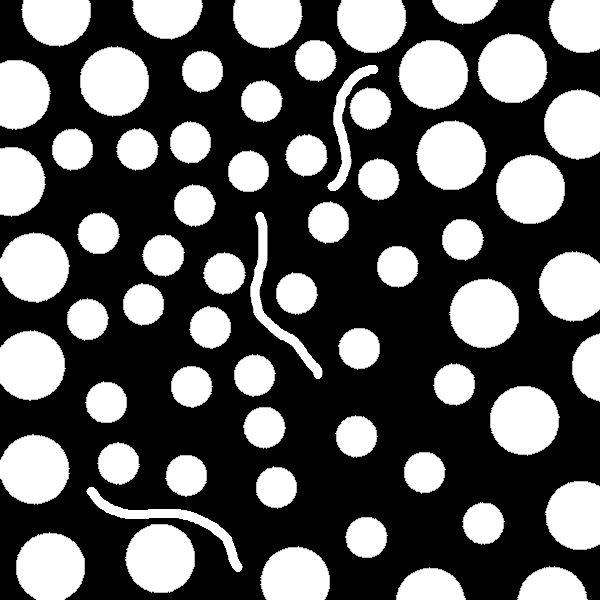
#> input picture HW5/circles.png, 600 x 600 px
$ jupyter execute pt-2.ipynb
#> lines starting #> are read from the running program, lines starting #| are printed output that depends on the picture
[cell 1]
import cv2
import numpy as np
import matplotlib.pyplot as plt

### 1. Load the image

[cell 2]
circles_img = cv2.imread('circles.png', 0)
#> circles_img is the input picture: shape (600, 600); min 0, max 255, mean 94.1
plt.imshow(circles_img, cmap='gray', vmin=circles_img.min(), vmax=circles_img.max())

### 2. Perform extraction of connected components

[cell 3]
def dilation(img, elem_size):
    component = np.ones((elem_size, elem_size), np.uint8)
    return cv2.dilate(img, component)

def erosion(img, elem_size):
    component = np.ones((elem_size, elem_size), np.uint8)
    return cv2.erode(img, component)

[cell 4]
def extract_connected_comps(img, p, d):
    X = np.zeros(img.shape, dtype=img.dtype)
    X[p[0], p[1]] = img[p[0], p[1]]
    while(True):
        dilated_X = dilation(X, d)
        img_bwa = cv2.bitwise_and(dilated_X,img)
        if np.array_equal(img_bwa, X):
            break
        X = img_bwa
    return X

[cell 5]
# define coordinates of the lines
p1, p2, p3 = (500, 100), (350, 300), (160, 350)

[cell 6]
# remove all lines
for p in [p1, p2, p3]:
    X = extract_connected_comps(circles_img, p, 3)
    circles_img = circles_img - X
#> this loop made 3 passes
#> pass 1, `X = extract_connected_comps(circles_img, p, 3)`:
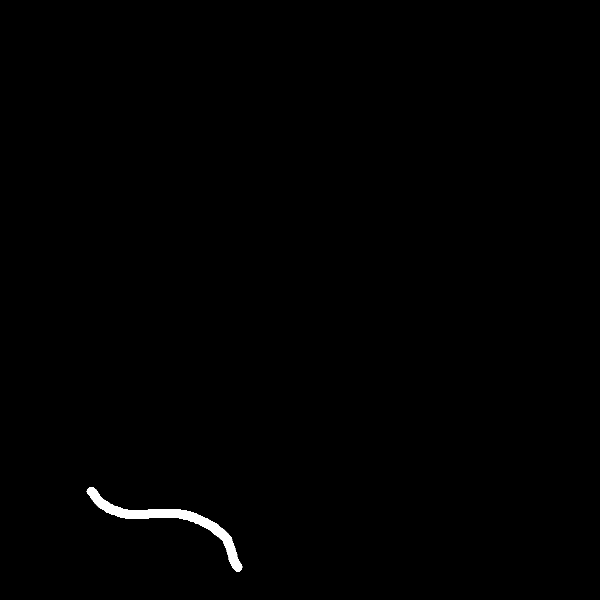
#> X: shape (600, 600); min 0, max 255, mean 1.3

[cell 7]
plt.imshow(circles_img, cmap='gray', vmin=circles_img.min(), vmax=circles_img.max())

### 3. Perform textural segmentation

[cell 8]
def morphologic_opening(img, r):
#> called with r = 22
    comp = np.fromfunction(lambda x, y: (x-r)**2 + (y-r)**2 <= r**2, (2*r+1, 2*r+1))
    comp = np.array(comp, dtype=np.uint8)
    return cv2.morphologyEx(img, cv2.MORPH_OPEN, comp)
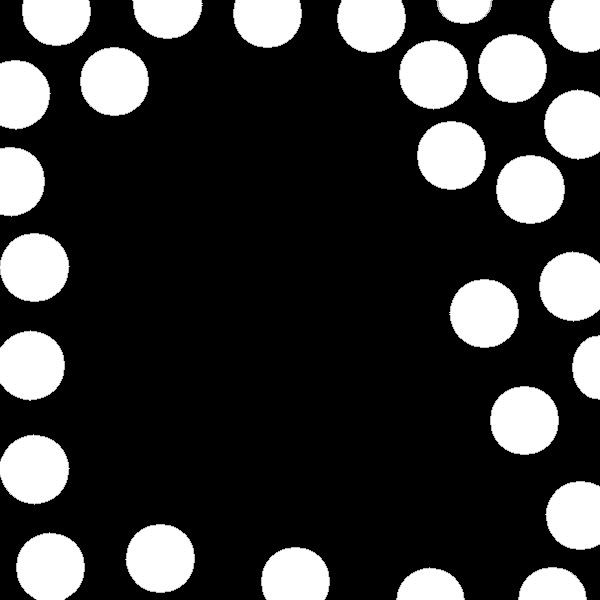
#> returned value: shape (600, 600); min 0, max 255, mean 58

def morphologic_closing(img, r):
#> called with r = 44
    comp = np.fromfunction(lambda x, y: (x-r)**2+(y-r)**2 <= r**2, (2*r+1, 2*r+1))
    comp = np.array(comp, dtype=np.uint8)
    return cv2.morphologyEx(img, cv2.MORPH_CLOSE, comp)
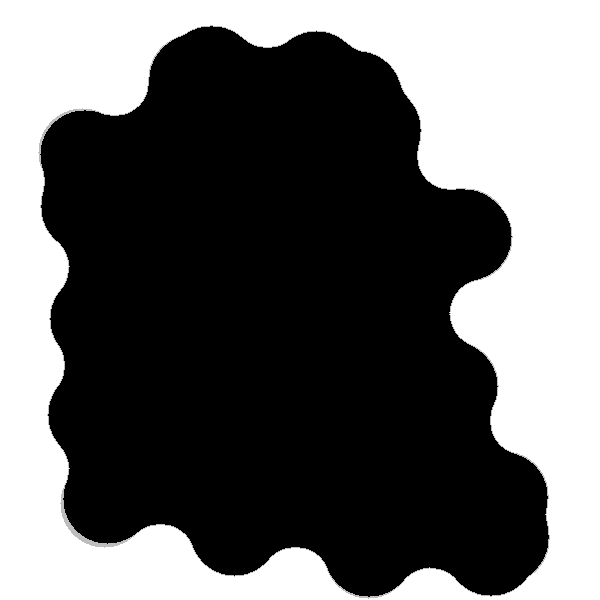
#> returned value: shape (600, 600); min 0, max 255, mean 103.2

[cell 9]
blobs_removed = morphologic_opening(circles_img, 22)
plt.imshow(blobs_removed, cmap='gray', vmin=0, vmax=255)

[cell 10]
blobs_connected = morphologic_closing(blobs_removed, 44)
plt.imshow(blobs_connected, cmap='gray', vmin=0, vmax=255)

[cell 11]
boundary_img = dilation(blobs_connected, 3) - erosion(blobs_connected, 3)
#> in erosion, `return cv2.erode(img, component)`:
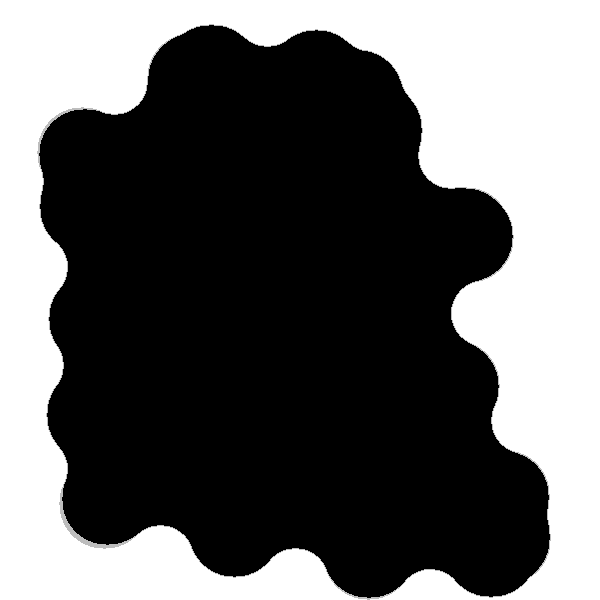
#> returned value: shape (600, 600); min 0, max 255, mean 101.3
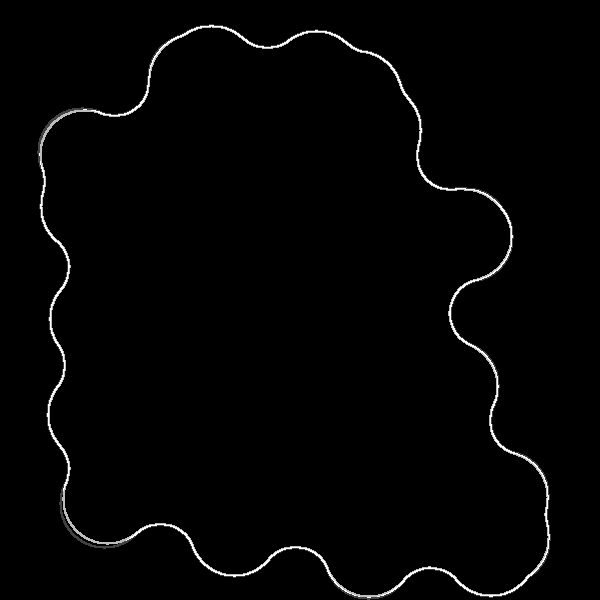
#> boundary_img: shape (600, 600); min 0, max 255, mean 3.7
plt.imshow(boundary_img, cmap='gray', vmin=0, vmax=255)

[cell 12]
new_circles_img = np.copy(circles_img)
new_circles_img[boundary_img > 0] = 255
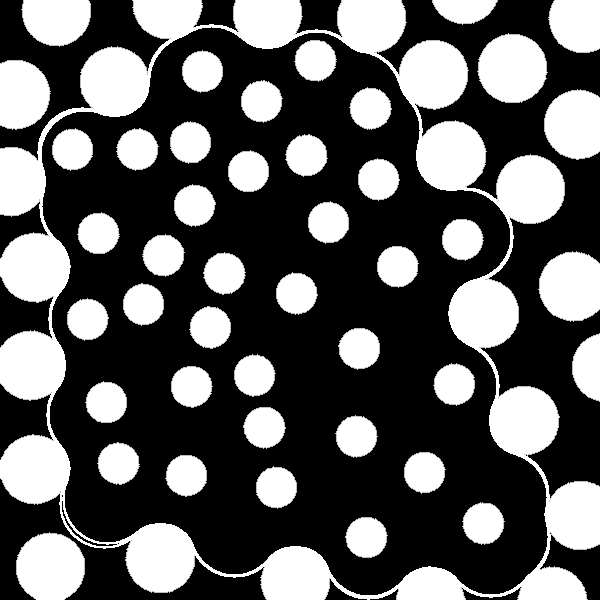
#> new_circles_img: shape (600, 600); min 0, max 255, mean 94.5
plt.imshow(new_circles_img, cmap='gray', vmin=0, vmax=255)

### 4. Extract boundaries

[cell 13]
boundary_img = dilation(circles_img, 5) - erosion(circles_img, 5)
#> call 2 of erosion, with elem_size = 5
#> in erosion (call 2), `return cv2.erode(img, component)`:
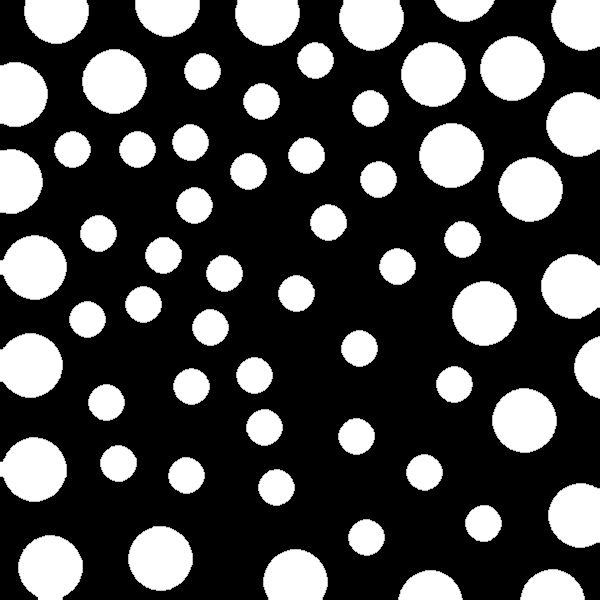
#> returned value: shape (600, 600); min 0, max 255, mean 75.2
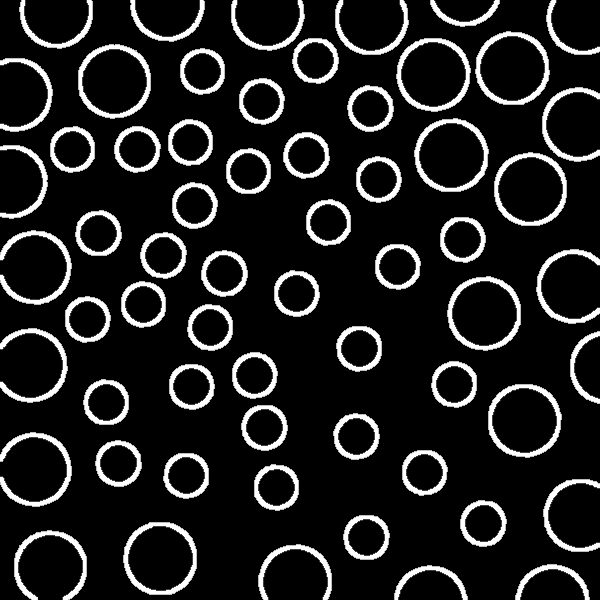
#> boundary_img: shape (600, 600); min 0, max 255, mean 32.1
plt.imshow(boundary_img, cmap='gray', vmin=0, vmax=255)
